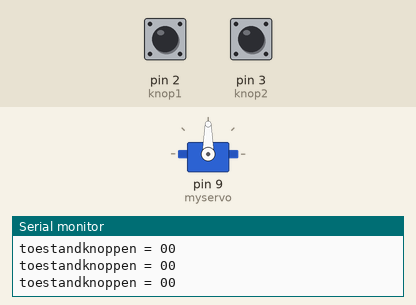
The sketch below on a simulated Arduino Uno, built with avr-gcc and run on an emulated ATmega328P. Parts: servo, the last lines printed to the serial monitor. The inputs (shaded band) are chosen by the test bench; at power-on: pin 2 (knop1) LOW, pin 3 (knop2) LOW.

Above: at 1.2 s.
1.3 s: pin 2 (knop1) pulled HIGH for 0.15 s
At 2.5 s:
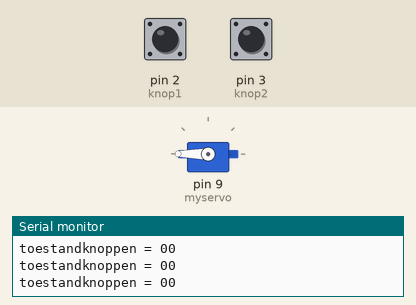
2.9 s: pin 3 (knop2) pulled HIGH for 0.15 s
At 3.9 s:
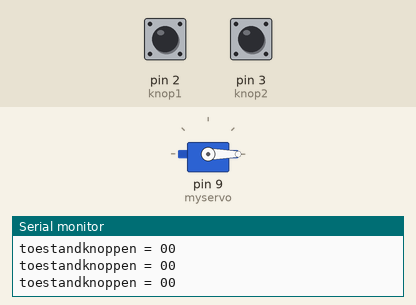
4.5 s: pin 2 (knop1) pulled HIGH for 1 s
At 5.2 s:
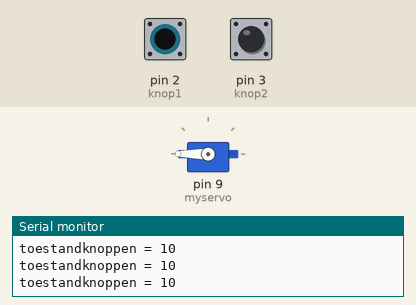
8.5 s: pin 3 (knop2) pulled HIGH for 1 s
At 9.6 s:
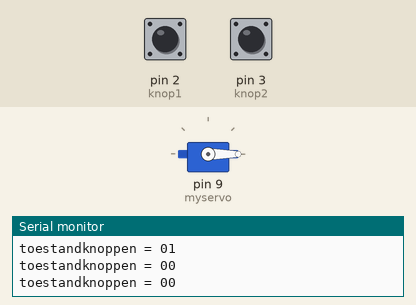
Timing chart, 0 to 11.5 s (numbered marks = the images above; inputs shaded):
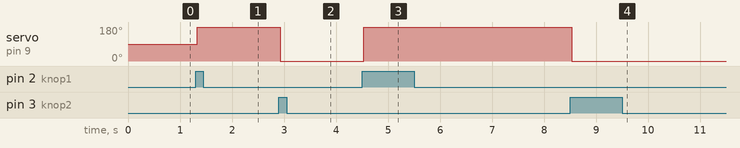

The sketch:

_9_Servo_met_knoppen.ino
```cpp
/*
  In deze les gaan we de servo bedienen met knoppen. De sketch lijkt op de sketch
  toneKeyboard. Hier gebruiken we de bibliotheek van de servo en de bewegingscommando's
  die bij servo's horen.

*/

#include <Servo.h>  //bibliotheek servo

Servo myservo;  //we noemen de servo myservo
int knop1 = 2; //knop1 op pin 2
int knop2 = 3; // knop2 op pin 3
int toestandknop1 = 0; // de toestand van knop1 is een variabele (HIGH of LOW)
int toestandknop2 = 0; // de toestand van knop2 is een variabele (HIGH of LOW)
int pos = 0;    // de positie van de servo is een variabele (tussen 0 en 180)

void setup()
{
  pinMode (knop1, INPUT); // knop1 is een INPUT
  pinMode (knop2, INPUT); // knop2 is een INPUT
  myservo.attach(9);  // de servo is verbonden met pin 9
  Serial.begin(9600);

}


void loop()
{
  toestandknop1 = digitalRead(knop1); // lees knop1
  toestandknop2 = digitalRead(knop2); // lees knop2
  Serial.print("toestandknoppen = "); // communiceer met de monitor
  Serial.print(toestandknop1);
  Serial.println(toestandknop2);

  if (toestandknop1 == HIGH) {        // als knop1 wordt ingedrukt doe...
    myservo.write(180);              // ga naar positie 180
    delay(15);                       // wacht tot de servo er is
  }
  else if (toestandknop2 == HIGH) {  // als knop2 ingedrukt wordt doe iets anders..
    myservo.write(0);              // ga naar positie 0
    delay(15);                       // wacht tot de servo er is
  }
}

/*
  Extra opdracht:
  Verander de sketch zo dat:
  er een derde positie bij komt: de middenpositie. knop1 is voor pos 180,
  knop2 voor pos 0. Als er geen knop wordt ingedrukt moet de servo naar de
  middenpositie (90)
*/
```

Measured:
- after the input at 1.3 s, servo on pin 9 (myservo): 90° → 180° at once
- after the input at 2.9 s, servo on pin 9 (myservo): 180° → 0° at once
- after the input at 4.5 s, servo on pin 9 (myservo): 0° → 180° at once
- after the input at 8.5 s, servo on pin 9 (myservo): 180° → 0° at once
